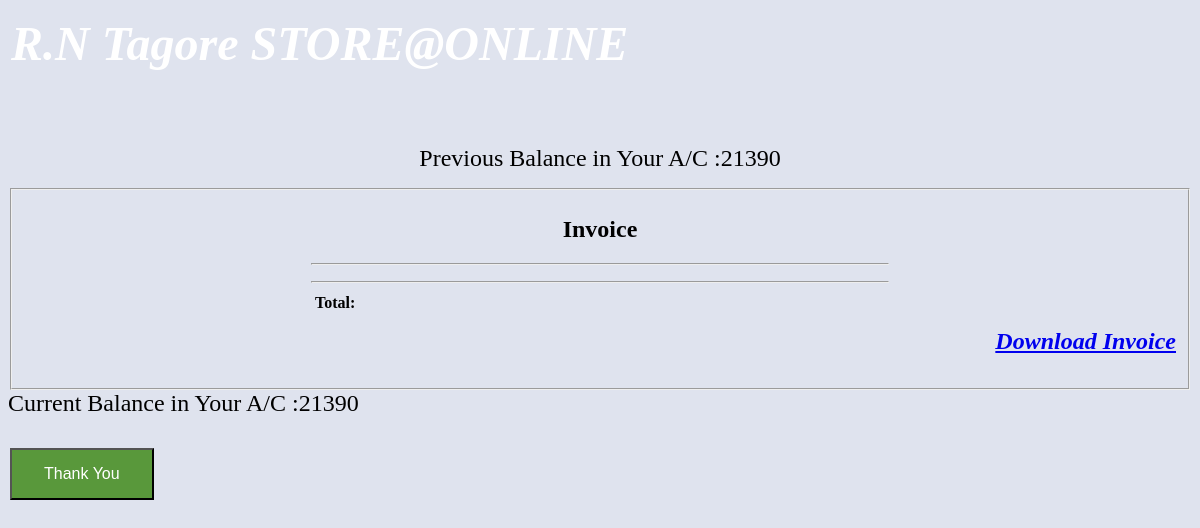
Page /productbuy.php (signed in) on the earlier database version.
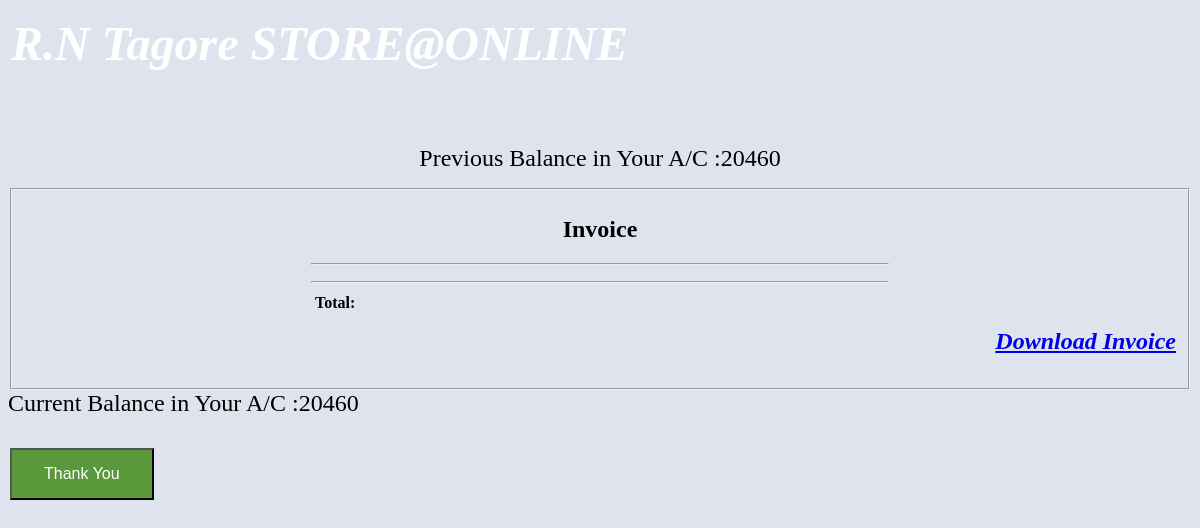
Same page on the later database version.
### tables this page shows
CREATE TABLE `reg_data` (
  `FirstName` varchar(50) DEFAULT NULL,
  `SurName` varchar(50) DEFAULT NULL,
  `UserNameORMob` varchar(20) NOT NULL,
  `EmailID` varchar(20) DEFAULT NULL,
  `Gender` varchar(20) DEFAULT NULL,
  `DateOfBirth` varchar(20) DEFAULT NULL,
  `PasswordRecovery` varchar(30) NOT NULL,
  `Password` varchar(30) DEFAULT NULL,
  `AC_info` float NOT NULL,
  PRIMARY KEY (`UserNameORMob`)
);

### productbuy.php (the view, shortened to what this page needs)
<!DOCTYPE html>
<html>
    <head>
        <link rel="stylesheet" type="text/css" href="mystyle.css">
    </head>
    <body>
        <table style= width:100%;>
            <tr>
                <td><h1><font size="10">R.N Tagore STORE@ONLINE </font></h1></td>
            </tr>
        </table>
        <?php
        $db_host = "localhost";
        $db_user = "root";
        $db_password = "";
        $DB_nm = "online_store";
        $con = mysqli_connect($db_host, $db_user, $db_password, $DB_nm);
        $uid = mysqli_real_escape_string($con, $_SESSION["u_id"]);
        $sql = "select * from reg_data where UserNameORMob = '$uid'";
        $result = mysqli_query($con, $sql);
        $row1 = mysqli_fetch_row($result);
        echo '<p style=margin-top:50px; align="middle"><font size="5" color="black">';
        echo 'Previous Balance in Your A/C :' . $row1[8] . "<br>";
        $total = $_POST["total"];
        if ($row1[8] >= $total) {
            echo '<fieldset>';
            echo '<table style="width: 50%" align="center">';
            echo '<h2 style="text-align:center">Invoice</h2>';
            echo '<hr width="50%">';
            echo '</table>';
            echo '<hr width="50%">';
            echo '<table style="width: 50%" align="center">';
            echo '<tr>';
            echo '<td align="left"><b>Total:</b></td>';
            echo '<td align="right"><b>' . $total . '</b></td>';
            echo '</tr>';
            echo '</table>';
            echo '<h1 style="text-align:right"><a href = "invoice.txt" ><b>Download Invoice</b></a></h1>';
            echo '</fieldset>';
        } else {
            echo 'Not sufficient balance!<br>';
        }
        $sql = "select * from reg_data where UserNameORMob = '$uid'";
        $result = mysqli_query($con, $sql);
        $row3 = mysqli_fetch_row($result);
        echo 'Current Balance in Your A/C :' . $row3[8] . "<br>";
        echo '<form action = "login.php" method = "post">';
        echo '<br><input type = "submit" class = "button" value = "Thank You"></td></form>';
        echo '</font></p>';
        ?>
    </body>
</head>
</html>

### mystyle.css (style rules this page uses)
body { background-color: #dfe3ee; background-image: url("http://www.tamba.co.uk/assets/img/bg-darkblue.jpg"); background-repeat:repeat-x; background-size: auto 130px; }
h1 { color: White; margin-top: 5px; font-family: calibri; font-style: italic; text-align: left; }
.button { background-color: #59983b; color: white; padding: 15px 32px; text-align: center; font-size: 16px; margin: 4px 2px; }

Differences in the rows shown:
changed reg_data: AC_info "21390" → "20460"
